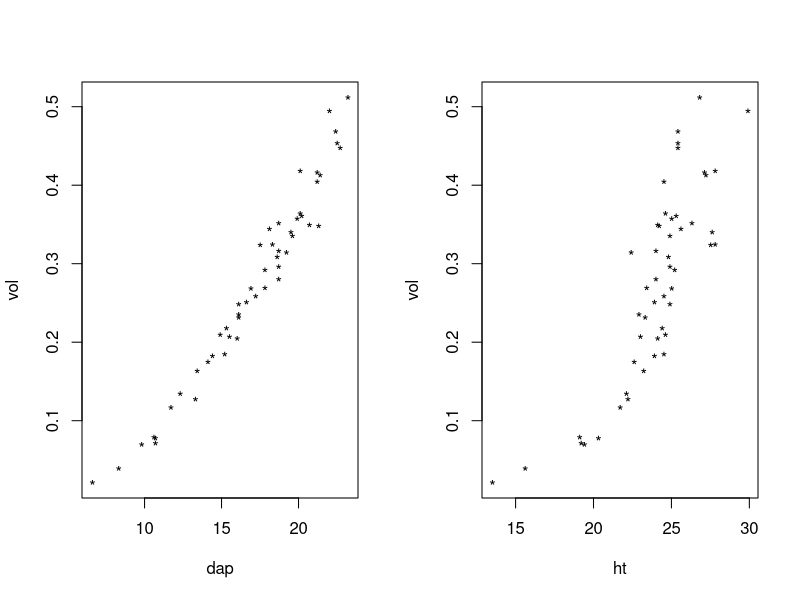
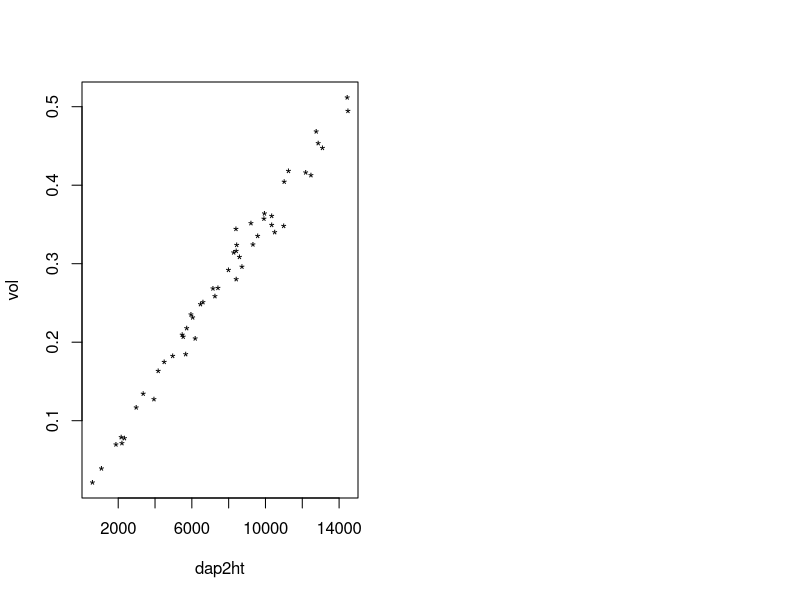
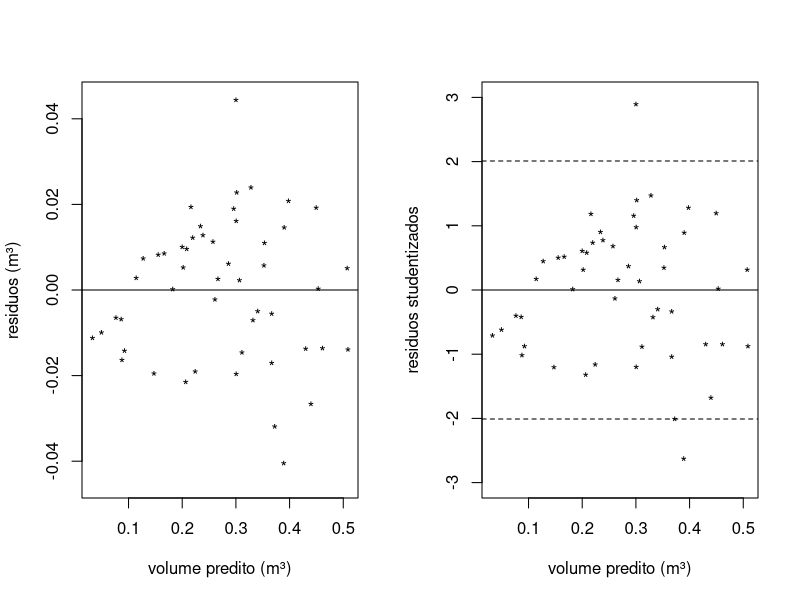
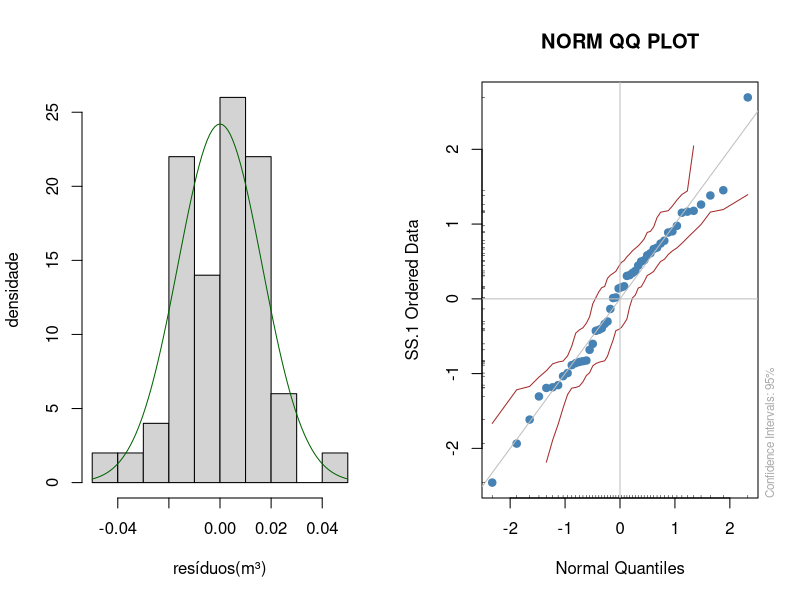

Generate these figures, in order, with R:
###AULA: REGRESSAO

cub<-read.csv2('cubagem.csv');
View(cub)
names(cub);

#Correlacao
cor(cub);

cor(cub[,c('dap','vol')])
cor(cub$dap,cub$vol);

par(mfrow=c(1,2));
with(cub,plot(dap,vol,pch='*'));
with(cub,plot(ht,vol,pch='*'));

cub$dap2ht<-cub$dap^2*cub$ht;
cor(cub$dap,cub$vol);
cor(cub$dap2ht,cub$vol);

with(cub,plot(dap2ht,vol,pch='*'));

(mls<-lm('vol~I(dap^2*ht)',cub));#variável dependente e (~) "varia em função de", I = combina as 
                                 #variáveis dentro dos parênteses.
sumario <- summary(mls);#(análise por parametro)
             #erro padrão residual, quanto os valores estimados variam de acordo com os valores
             #observados. coeficiente de variação quanto uma variação é explicada por outra entre 
             #variáveis. coeficiente de variação ajustado quando um modelo tem diferentes variáveis
             #independentes, quanto + aumenta o valor de r^2, o ajustado é pra comparar cm outro 
             #modelo com diferentes números de variáveis. DF número de gl n-parâmetros-1 (50-1-1)
             #p-value pra ver se o modelo é significativo
anova(mls);#análise por modelo *** betas diferentes de 0 ao nível de significância de 1% testado

syx <- sumario$sigma; #erro padrão residual em m^3
syxp <- syx/mean(cub$vol)*100; #erro padrão residual em porcentagem (errando pra mais ou pra menos)

#estimando os volumes (prevendo os volumes), pega os betas estimados e aplicam para os
#parâmetros do modelo:
par(mfrow=c(1,2));
#ylim são só pra deixar mais visual
plot(predict(mls),residuals(mls),
     ylim=c(-0.045,0.045),
     xlab='volume predito (m³)',
     ylab='residuos (m³)',
     pch='*');#símbolo para identificar
abline(h=0);#passar uma linha na posição zero horizontalmente

#para ver se são outliers ou não
plot(predict(mls),rstudent(mls),
     ylim=c(-3,3),
     xlab='volume predito (m³)',
     ylab='residuos studentizados',
     pch='*');
abline(h=0);
tinf<-qt(0.025,nrow(cub)-1)
tsup<-qt(0.975,nrow(cub)-1)
abline(h=tinf,lty=2);
abline(h=tsup,lty=2);

res<-as.vector(residuals(mls));

# Normalidade: Anderson-Darling
# nortest::ad.test(res)$p.value;
shapiro.test(res); #distribuição normal é quando é maior q 0,05
graphics.off();
par(mfrow=c(1,2));

hist(res,probability = T, main='',xlab='resíduos(m³)',ylab='densidade');

mres<-mean(res);
sdres<-sd(res);
x<-res;
curve(dnorm(x,mres,sdres),col='darkgreen',add=T);

fBasics::qqnormPlot(res);     

###Regressao linear multipla com transformacao da variavel dependente

(ajlin<-lm('I(log(vol))~I(log(dap))+I(log(ht))',cub)); #Modelo linear multiplo, com transformação
                                                      #da variável independente, vol variando 
                                                     #em função de dap e ht beta0 intercept
                                                    #beta 1dap beta2 ht
(sumario=summary(ajlin));
anova(ajlin);

(ymed<-mean(cub$vol)); #média na unidade de interesse m^3
(syx<-sumario$sigma); #Erro padrao residual da qual eu n quero a uniddade (ln(m^3))
(n<-length(cub$vol)); #número de observações.

D(expression(log(vol)),'vol'); #derivando log(vol) em função de volume
dvol<-1/cub$vol; #aplicando a expressão obtida acima

medgeo<-exp(mean(log(dvol))); #média geométrica

syx_log<-sumario$sigma; #Erro padrao residual (ln m^3);

#Indice de Furnival na escala da variavel de interesse
IF<-1/medgeo*syx_log; #Ind. Furnival (m^3)

#Indice de Furnival em porcentagem
(IFP<-(IF/ymed)*100);#em média os valores variam em % em relação aos volumes observados

###Regressao nao linear
nlinear<-nls(formula = 'vol~b0*dap^b1*ht^b2',data=cub, start=list(b0=pi/40000*0.45,b1=2,b2=1));
#
summary(nlinear)


#volume é uma variável dependente
#dap e ht são variáveis independentes
#quanto vale beta0 e beta1 pra q a soma dos erros aos quadrados seja mínima
#V= b0+b1*dap^2*h+ Ei
#parâmetros aditivos representam um modelo linear
#linear simples se tiver 1 parâmetro além do b0 
#lineas múltiplo se tiver 2 parâmetros além do b0

#R^2 É O QUANTO as variáveis independentes explicam as dependentes, sendo 1 = 100%
